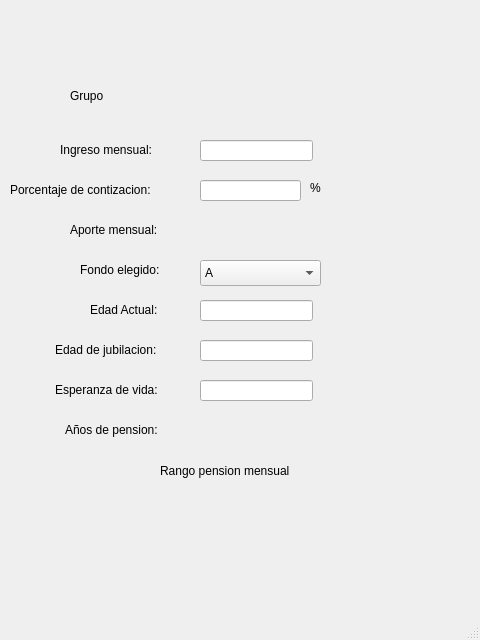
<?xml version="1.0" encoding="UTF-8"?>
<ui version="4.0">
 <class>MainWindow</class>
 <widget class="QMainWindow" name="MainWindow">
  <property name="geometry">
   <rect>
    <x>0</x>
    <y>0</y>
    <width>480</width>
    <height>640</height>
   </rect>
  </property>
  <property name="windowTitle">
   <string>MainWindow</string>
  </property>
  <widget class="QWidget" name="centralwidget">
   <widget class="QLabel" name="label_1">
    <property name="geometry">
     <rect>
      <x>120</x>
      <y>30</y>
      <width>221</width>
      <height>41</height>
     </rect>
    </property>
    <property name="text">
     <string/>
    </property>
   </widget>
   <widget class="QLabel" name="label_3">
    <property name="geometry">
     <rect>
      <x>150</x>
      <y>60</y>
      <width>251</width>
      <height>81</height>
     </rect>
    </property>
    <property name="text">
     <string/>
    </property>
   </widget>
   <widget class="QLabel" name="label_2">
    <property name="geometry">
     <rect>
      <x>70</x>
      <y>80</y>
      <width>91</width>
      <height>31</height>
     </rect>
    </property>
    <property name="text">
     <string>Grupo</string>
    </property>
   </widget>
   <widget class="QLabel" name="label_4">
    <property name="geometry">
     <rect>
      <x>60</x>
      <y>140</y>
      <width>111</width>
      <height>20</height>
     </rect>
    </property>
    <property name="text">
     <string>Ingreso mensual:</string>
    </property>
   </widget>
   <widget class="QLabel" name="label_5">
    <property name="geometry">
     <rect>
      <x>10</x>
      <y>180</y>
      <width>151</width>
      <height>20</height>
     </rect>
    </property>
    <property name="text">
     <string>Porcentaje de contizacion:</string>
    </property>
   </widget>
   <widget class="QLabel" name="label_6">
    <property name="geometry">
     <rect>
      <x>70</x>
      <y>220</y>
      <width>101</width>
      <height>20</height>
     </rect>
    </property>
    <property name="text">
     <string>Aporte mensual:</string>
    </property>
   </widget>
   <widget class="QLabel" name="label_7">
    <property name="geometry">
     <rect>
      <x>80</x>
      <y>260</y>
      <width>91</width>
      <height>20</height>
     </rect>
    </property>
    <property name="text">
     <string>Fondo elegido:</string>
    </property>
   </widget>
   <widget class="QLabel" name="label_8">
    <property name="geometry">
     <rect>
      <x>90</x>
      <y>300</y>
      <width>81</width>
      <height>20</height>
     </rect>
    </property>
    <property name="text">
     <string>Edad Actual:</string>
    </property>
   </widget>
   <widget class="QLabel" name="label_9">
    <property name="geometry">
     <rect>
      <x>55</x>
      <y>340</y>
      <width>111</width>
      <height>20</height>
     </rect>
    </property>
    <property name="text">
     <string>Edad de jubilacion:</string>
    </property>
   </widget>
   <widget class="QLabel" name="label_10">
    <property name="geometry">
     <rect>
      <x>55</x>
      <y>380</y>
      <width>111</width>
      <height>20</height>
     </rect>
    </property>
    <property name="text">
     <string>Esperanza de vida:</string>
    </property>
   </widget>
   <widget class="QLabel" name="label_11">
    <property name="geometry">
     <rect>
      <x>65</x>
      <y>420</y>
      <width>101</width>
      <height>20</height>
     </rect>
    </property>
    <property name="text">
     <string>Años de pension:</string>
    </property>
   </widget>
   <widget class="QLabel" name="label_12">
    <property name="geometry">
     <rect>
      <x>160</x>
      <y>460</y>
      <width>141</width>
      <height>21</height>
     </rect>
    </property>
    <property name="text">
     <string>Rango pension mensual</string>
    </property>
   </widget>
   <widget class="QLineEdit" name="lineEdit_1">
    <property name="geometry">
     <rect>
      <x>200</x>
      <y>140</y>
      <width>113</width>
      <height>21</height>
     </rect>
    </property>
   </widget>
   <widget class="QLineEdit" name="lineEdit_2">
    <property name="geometry">
     <rect>
      <x>200</x>
      <y>180</y>
      <width>101</width>
      <height>21</height>
     </rect>
    </property>
   </widget>
   <widget class="QLineEdit" name="lineEdit_3">
    <property name="geometry">
     <rect>
      <x>200</x>
      <y>300</y>
      <width>113</width>
      <height>21</height>
     </rect>
    </property>
   </widget>
   <widget class="QLineEdit" name="lineEdit_4">
    <property name="geometry">
     <rect>
      <x>200</x>
      <y>340</y>
      <width>113</width>
      <height>21</height>
     </rect>
    </property>
   </widget>
   <widget class="QLineEdit" name="lineEdit_5">
    <property name="geometry">
     <rect>
      <x>200</x>
      <y>380</y>
      <width>113</width>
      <height>21</height>
     </rect>
    </property>
   </widget>
   <widget class="QLabel" name="label_aporte">
    <property name="geometry">
     <rect>
      <x>205</x>
      <y>223</y>
      <width>101</width>
      <height>20</height>
     </rect>
    </property>
    <property name="text">
     <string/>
    </property>
   </widget>
   <widget class="QLabel" name="label_pension">
    <property name="geometry">
     <rect>
      <x>205</x>
      <y>423</y>
      <width>101</width>
      <height>20</height>
     </rect>
    </property>
    <property name="text">
     <string/>
    </property>
   </widget>
   <widget class="QComboBox" name="comboBox">
    <property name="geometry">
     <rect>
      <x>200</x>
      <y>260</y>
      <width>121</width>
      <height>26</height>
     </rect>
    </property>
    <item>
     <property name="text">
      <string>A</string>
     </property>
    </item>
    <item>
     <property name="text">
      <string>B</string>
     </property>
    </item>
    <item>
     <property name="text">
      <string>C</string>
     </property>
    </item>
    <item>
     <property name="text">
      <string>D</string>
     </property>
    </item>
    <item>
     <property name="text">
      <string>E</string>
     </property>
    </item>
   </widget>
   <widget class="QLabel" name="label_rango">
    <property name="geometry">
     <rect>
      <x>140</x>
      <y>490</y>
      <width>191</width>
      <height>21</height>
     </rect>
    </property>
    <property name="text">
     <string/>
    </property>
   </widget>
   <widget class="QLabel" name="label_13">
    <property name="geometry">
     <rect>
      <x>310</x>
      <y>180</y>
      <width>31</width>
      <height>16</height>
     </rect>
    </property>
    <property name="text">
     <string>%</string>
    </property>
   </widget>
  </widget>
  <widget class="QMenuBar" name="menubar">
   <property name="geometry">
    <rect>
     <x>0</x>
     <y>0</y>
     <width>480</width>
     <height>22</height>
    </rect>
   </property>
  </widget>
  <widget class="QStatusBar" name="statusbar"/>
 </widget>
 <resources/>
 <connections/>
</ui>
